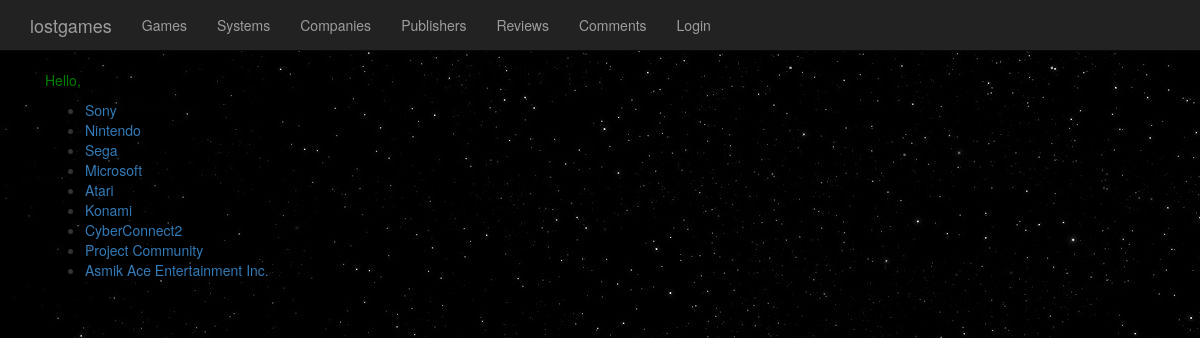
Screenshot of /core/companies/ with the database file from the repository.
### lostgames/models.py (models this page shows, shortened)
class Company(models.Model):
    name = models.CharField(max_length=256)
    date_founded = models.DateField()
    ceo = models.CharField(max_length=256)

### lostgames/views.py (the view)
def view_companies(request):
    companies = Company.objects.all()
    context = { 'companies': companies }
    return render(request, 'lostgames/companies.html', context)

### lostgames/templates/lostgames/companies.html (shortened to what this page needs)
{% extends 'lostgames/base.html' %}
{% block content %}
{% if companies %}
<ul>
{% for company in companies %}
    <li><a href="/core/companies/{{ company.id }}/">{{ company.name }}</a></li>
{% endfor %}
</ul>
{% endif %}
{% endblock %}

### lostgames/static/lostgames/styles/lostgames.css (style rules this page uses)
body { padding-top: 50px; text-color: red; }

### rows the page displays
Company: name "Sony"
Company: name "Nintendo"
Company: name "Sega"
Company: name "Microsoft"
Company: name "Atari"
Company: name "Konami"
Company: name "CyberConnect2"
Company: name "Project Community"
Company: name "Asmik Ace Entertainment Inc."
